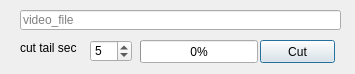
<?xml version="1.0" encoding="UTF-8"?>
<ui version="4.0">
 <class>Dialog</class>
 <widget class="QDialog" name="Dialog">
  <property name="geometry">
   <rect>
    <x>0</x>
    <y>0</y>
    <width>355</width>
    <height>74</height>
   </rect>
  </property>
  <property name="contextMenuPolicy">
   <enum>Qt::DefaultContextMenu</enum>
  </property>
  <property name="windowTitle">
   <string>Dialog</string>
  </property>
  <widget class="QSpinBox" name="tailSec">
   <property name="geometry">
    <rect>
     <x>90</x>
     <y>40</y>
     <width>42</width>
     <height>22</height>
    </rect>
   </property>
   <property name="value">
    <number>5</number>
   </property>
  </widget>
  <widget class="QProgressBar" name="pBar">
   <property name="geometry">
    <rect>
     <x>140</x>
     <y>40</y>
     <width>118</width>
     <height>23</height>
    </rect>
   </property>
   <property name="value">
    <number>0</number>
   </property>
   <property name="orientation">
    <enum>Qt::Horizontal</enum>
   </property>
  </widget>
  <widget class="QLabel" name="tailSecText">
   <property name="geometry">
    <rect>
     <x>20</x>
     <y>40</y>
     <width>61</width>
     <height>16</height>
    </rect>
   </property>
   <property name="text">
    <string>cut tail sec</string>
   </property>
  </widget>
  <widget class="QPushButton" name="cButton">
   <property name="geometry">
    <rect>
     <x>260</x>
     <y>40</y>
     <width>75</width>
     <height>23</height>
    </rect>
   </property>
   <property name="text">
    <string>Cut</string>
   </property>
  </widget>
  <widget class="QLineEdit" name="fileLine">
   <property name="geometry">
    <rect>
     <x>20</x>
     <y>10</y>
     <width>321</width>
     <height>20</height>
    </rect>
   </property>
   <property name="placeholderText">
    <string>video_file</string>
   </property>
  </widget>
 </widget>
 <resources/>
 <connections/>
</ui>
